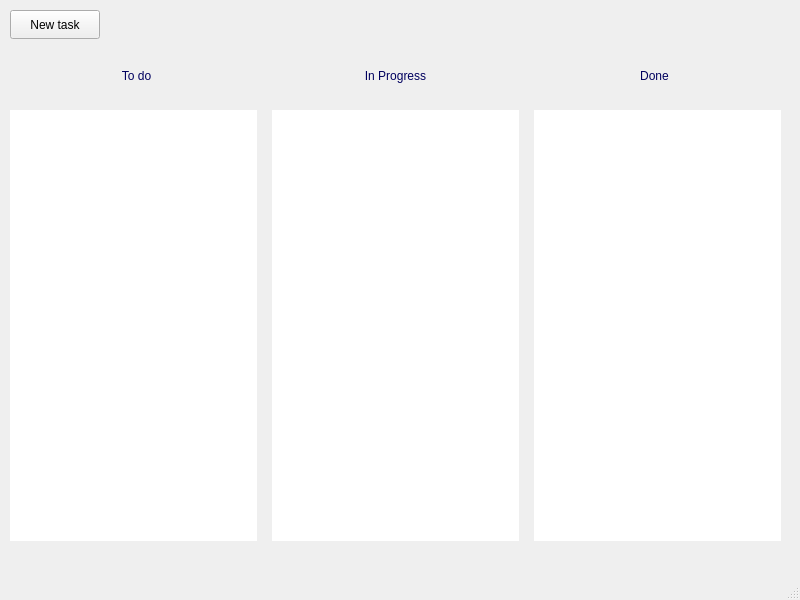
<?xml version="1.0" encoding="UTF-8"?>
<ui version="4.0">
 <class>MainWindow</class>
 <widget class="QMainWindow" name="MainWindow">
  <property name="geometry">
   <rect>
    <x>0</x>
    <y>0</y>
    <width>800</width>
    <height>600</height>
   </rect>
  </property>
  <property name="windowTitle">
   <string>MainWindow</string>
  </property>
  <widget class="QWidget" name="centralwidget">
   <widget class="QWidget" name="horizontalLayoutWidget">
    <property name="geometry">
     <rect>
      <x>10</x>
      <y>110</y>
      <width>771</width>
      <height>431</height>
     </rect>
    </property>
    <layout class="QHBoxLayout" name="horizontalLayout">
     <property name="spacing">
      <number>15</number>
     </property>
     <item>
      <widget class="KanbanListWidget" name="todoList">
       <property name="frameShape">
        <enum>QFrame::Shape::NoFrame</enum>
       </property>
       <property name="frameShadow">
        <enum>QFrame::Shadow::Raised</enum>
       </property>
       <property name="spacing">
        <number>5</number>
       </property>
      </widget>
     </item>
     <item>
      <widget class="KanbanListWidget" name="inProgressList">
       <property name="frameShape">
        <enum>QFrame::Shape::NoFrame</enum>
       </property>
       <property name="frameShadow">
        <enum>QFrame::Shadow::Raised</enum>
       </property>
       <property name="spacing">
        <number>5</number>
       </property>
      </widget>
     </item>
     <item>
      <widget class="KanbanListWidget" name="doneList">
       <property name="frameShape">
        <enum>QFrame::Shape::NoFrame</enum>
       </property>
       <property name="frameShadow">
        <enum>QFrame::Shadow::Raised</enum>
       </property>
       <property name="spacing">
        <number>5</number>
       </property>
      </widget>
     </item>
    </layout>
   </widget>
   <widget class="QPushButton" name="addBtn">
    <property name="geometry">
     <rect>
      <x>10</x>
      <y>10</y>
      <width>90</width>
      <height>29</height>
     </rect>
    </property>
    <property name="text">
     <string>New task</string>
    </property>
   </widget>
   <widget class="QWidget" name="horizontalLayoutWidget_2">
    <property name="geometry">
     <rect>
      <x>10</x>
      <y>50</y>
      <width>771</width>
      <height>51</height>
     </rect>
    </property>
    <layout class="QHBoxLayout" name="horizontalLayout_2">
     <item>
      <widget class="QLabel" name="label_3">
       <property name="styleSheet">
        <string notr="true">font: 700 12pt &quot;Segoe Script&quot;;
color: rgb(0, 0, 94);</string>
       </property>
       <property name="text">
        <string>To do</string>
       </property>
       <property name="textFormat">
        <enum>Qt::TextFormat::PlainText</enum>
       </property>
       <property name="alignment">
        <set>Qt::AlignmentFlag::AlignCenter</set>
       </property>
      </widget>
     </item>
     <item>
      <widget class="QLabel" name="label_2">
       <property name="styleSheet">
        <string notr="true">font: 700 12pt &quot;Segoe Script&quot;;
color: rgb(0, 0, 94);</string>
       </property>
       <property name="text">
        <string>In Progress</string>
       </property>
       <property name="textFormat">
        <enum>Qt::TextFormat::PlainText</enum>
       </property>
       <property name="alignment">
        <set>Qt::AlignmentFlag::AlignCenter</set>
       </property>
      </widget>
     </item>
     <item>
      <widget class="QLabel" name="label">
       <property name="styleSheet">
        <string notr="true">font: 700 12pt &quot;Segoe Script&quot;;
color: rgb(0, 0, 94);</string>
       </property>
       <property name="text">
        <string>Done</string>
       </property>
       <property name="textFormat">
        <enum>Qt::TextFormat::PlainText</enum>
       </property>
       <property name="alignment">
        <set>Qt::AlignmentFlag::AlignCenter</set>
       </property>
      </widget>
     </item>
    </layout>
   </widget>
  </widget>
  <widget class="QMenuBar" name="menubar">
   <property name="geometry">
    <rect>
     <x>0</x>
     <y>0</y>
     <width>800</width>
     <height>25</height>
    </rect>
   </property>
  </widget>
  <widget class="QStatusBar" name="statusbar"/>
 </widget>
 <customwidgets>
  <customwidget>
   <class>KanbanListWidget</class>
   <extends>QListWidget</extends>
   <header>kanbanlistwidget.h</header>
  </customwidget>
 </customwidgets>
 <resources/>
 <connections/>
</ui>
